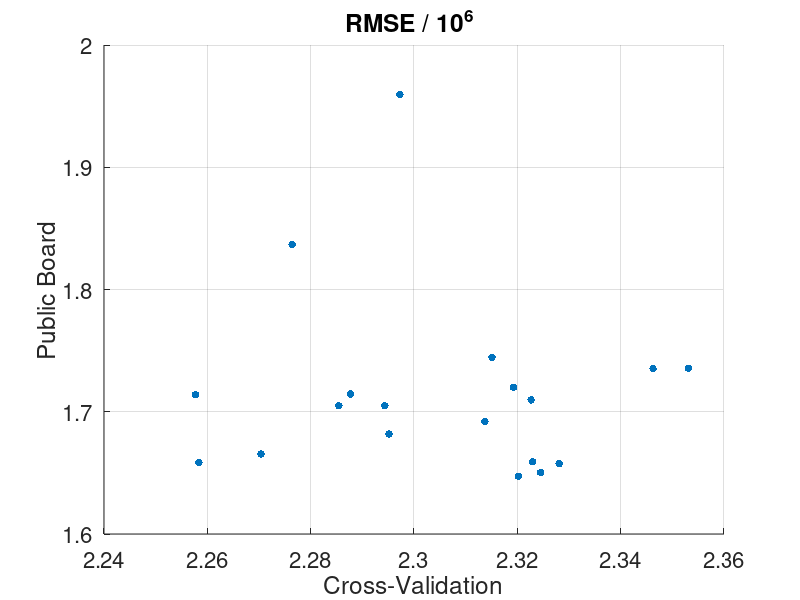

The MATLAB source for this figure:
#!/usr/bin/env octave -qf

figure('visible','off');

s = load('scores.txt');
s = s / 1e6;
scatter(s(:,1), s(:,2), 30, 'filled');

grid on;

title('RMSE / 10^6 ', 'FontSize', 16, 'FontWeight', 'bold', 'FontName', 'Helvetica');
xlabel('Cross-Validation', 'FontSize', 16, 'FontName', 'Helvetica');
ylabel('Public Board', 'FontSize', 16, 'FontName', 'Helvetica');

ylim([1.6 2.0])

set(gca, 'FontSize', 16, 'FontName', 'Helvetica');

print -depsc scores.eps